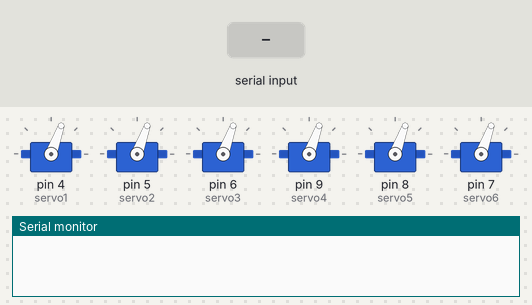
The sketch below on a simulated Arduino Uno, built with avr-gcc and run on an emulated ATmega328P. Shown: 6 × servo, the last lines printed to the serial monitor. Inputs (shaded band) come from the test bench.

Above: at 1.2 s.
1.3 s: "Servo 1\n" received over Serial
At 2.1 s:
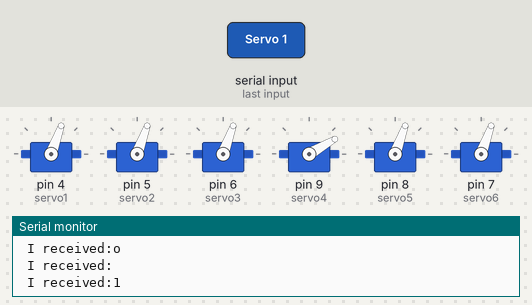
4.3 s: "3" received over Serial
At 5.7 s:
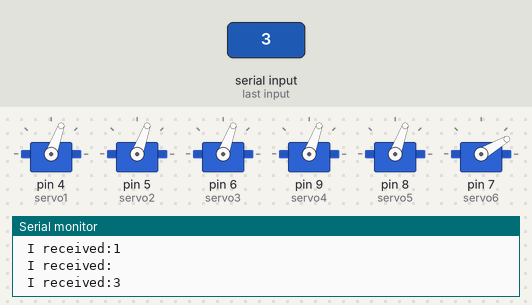
7.3 s: "2" received over Serial
At 10.0 s:
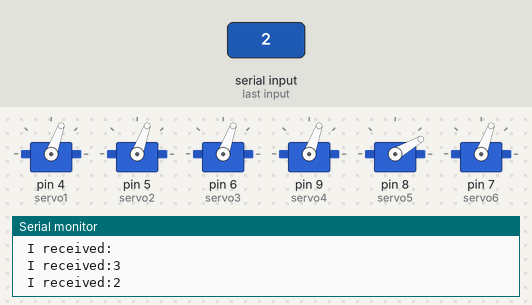
13.3 s: "1" received over Serial
At 15.8 s:
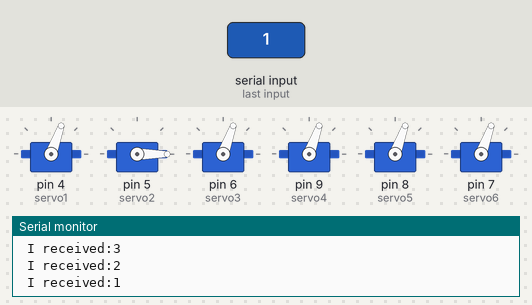
Timing chart, 0 to 17.3 s (numbered marks = the images above; inputs shaded):
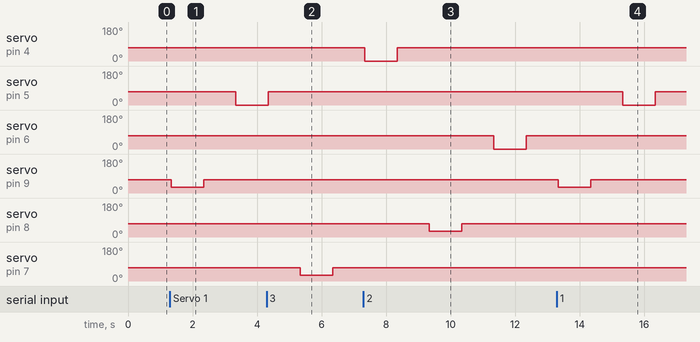

The sketch:

servoControl.ino
```cpp
#include <Servo.h> //используем библиотеку для работы с сервоприводом
Servo servo1;
Servo servo2;
Servo servo3;
Servo servo4;
Servo servo5;
Servo servo6; //объявляем переменную servo типа Servo
String b = "a";
String a;
void setup() //процедура setup
{
  Serial.begin(9600);
  servo1.attach(4);
  servo2.attach(5);
  servo3.attach(6);//привязываем привод к порту 10
  servo4.attach(9);
  servo5.attach(8);
  servo6.attach(7);
  servo1.write(70);
  servo2.write(70);
  servo3.write(70);
  servo4.write(70);
  servo5.write(70);
  servo6.write(70);
}
void loop() //процедура loop
{
  if (Serial.available() > 0) {

    Serial.print(" I received:");
    char c = Serial.read();// read the incoming data as string
    a += c;
    Serial.println(a);
    if (a == "3"){
        servo6.write(30);
        delay(1000);
        servo6.write(70);
        delay(1000);
        servo1.write(0);
        delay(1000);
        servo1.write(70);
        delay(1000);
//      Serial.println("Servo 1");
//      servo1.write(80); //ставим вал под 0
//      delay(2000); //ждем 2 секунды
//      servo1.write(0); //ставим вал под 180
//      delay(2000); //ждем 2 секунды
    }
    if (a.equals("1")){
        servo4.write(30);
        delay(1000);
        servo4.write(70);
        delay(1000);
        servo2.write(0);
        delay(1000);
        servo2.write(70);
        delay(1000);
//      servo2.write(160); //ставим вал под 0
//      delay(2000); //ждем 2 секунды
//      servo2.write(30); //ставим вал под 180
//      delay(2000); //ждем 2 секунды
    }
    if (a.equals("2")){
        servo5.write(30);
        delay(1000);
        servo5.write(70);
        delay(1000);
        servo3.write(0);
        delay(1000);
        servo3.write(70);
        delay(1000);
//      servo3.write(120); //ставим вал под 0
//      delay(2000); //ждем 2 секунды
//      servo3.write(0); //ставим вал под 180
//      delay(2000); //ждем 2 секунды
    }
    a= "";

  }

}
```

Measured:
- after the input at 1.3 s, servo on pin 5 (servo2): 70° → 0° after 2.0 s; servo on pin 9 (servo4): 70° → 30° at once, → 70° 1.0 s later
- after the input at 4.3 s, servo on pin 7 (servo6): 70° → 30° after 1.0 s, → 70° 1.0 s later
- after the input at 7.3 s, servo on pin 6 (servo3): 70° → 0° after 4.0 s, → 70° 1.0 s later; servo on pin 8 (servo5): 70° → 30° after 2.0 s, → 70° 1.0 s later
- after the input at 13.3 s, servo on pin 5 (servo2): 70° → 0° after 2.0 s, → 70° 1.0 s later; servo on pin 9 (servo4): 70° → 30° at once, → 70° 1.0 s later
